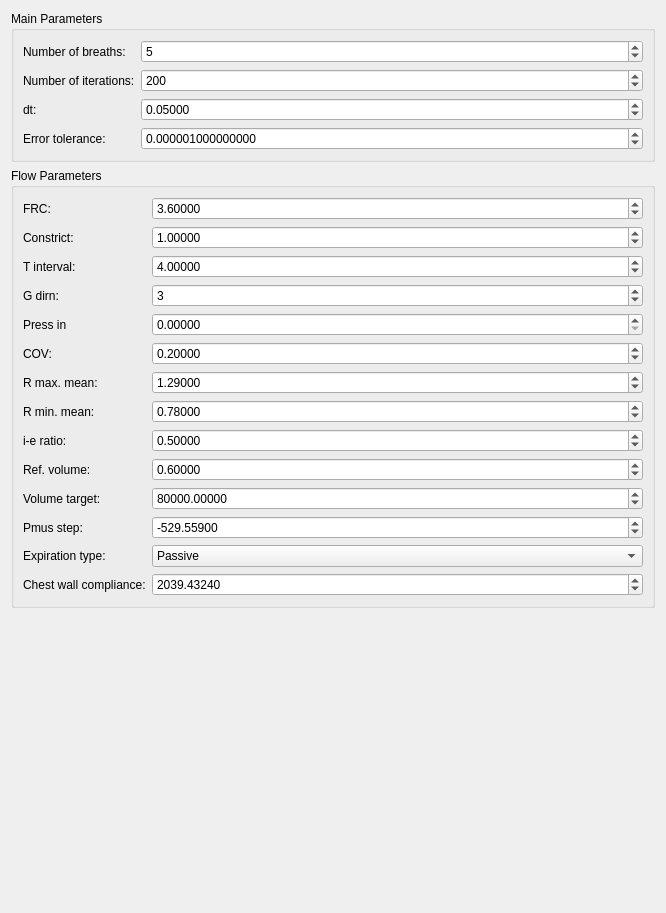
<?xml version="1.0" encoding="UTF-8"?>
<ui version="4.0">
 <class>VenitlationWidget</class>
 <widget class="QWidget" name="VenitlationWidget">
  <property name="geometry">
   <rect>
    <x>0</x>
    <y>0</y>
    <width>666</width>
    <height>913</height>
   </rect>
  </property>
  <property name="windowTitle">
   <string>Ventilation</string>
  </property>
  <layout class="QVBoxLayout" name="verticalLayout">
   <item>
    <widget class="QGroupBox" name="groupBox">
     <property name="title">
      <string>Main Parameters</string>
     </property>
     <layout class="QFormLayout" name="formLayout">
      <item row="0" column="0">
       <widget class="QLabel" name="label">
        <property name="text">
         <string>Number of breaths:</string>
        </property>
       </widget>
      </item>
      <item row="0" column="1">
       <widget class="QSpinBox" name="spinBoxNumberOfBreaths">
        <property name="minimum">
         <number>1</number>
        </property>
        <property name="value">
         <number>5</number>
        </property>
       </widget>
      </item>
      <item row="1" column="0">
       <widget class="QLabel" name="label_2">
        <property name="text">
         <string>Number of iterations:</string>
        </property>
       </widget>
      </item>
      <item row="1" column="1">
       <widget class="QSpinBox" name="spinBoxNumberOfIterations">
        <property name="minimum">
         <number>1</number>
        </property>
        <property name="maximum">
         <number>999999999</number>
        </property>
        <property name="singleStep">
         <number>100</number>
        </property>
        <property name="value">
         <number>200</number>
        </property>
       </widget>
      </item>
      <item row="2" column="0">
       <widget class="QLabel" name="label_3">
        <property name="text">
         <string>dt:</string>
        </property>
       </widget>
      </item>
      <item row="2" column="1">
       <widget class="QDoubleSpinBox" name="doubleSpinBoxTimeStep">
        <property name="decimals">
         <number>5</number>
        </property>
        <property name="maximum">
         <double>9999999.990000000223517</double>
        </property>
        <property name="singleStep">
         <double>0.010000000000000</double>
        </property>
        <property name="value">
         <double>0.050000000000000</double>
        </property>
       </widget>
      </item>
      <item row="3" column="0">
       <widget class="QLabel" name="label_4">
        <property name="text">
         <string>Error tolerance:</string>
        </property>
       </widget>
      </item>
      <item row="3" column="1">
       <widget class="QDoubleSpinBox" name="doubleSpinBoxErrorTolerance">
        <property name="decimals">
         <number>15</number>
        </property>
        <property name="maximum">
         <double>9999999.990000000223517</double>
        </property>
        <property name="singleStep">
         <double>0.000000000000000</double>
        </property>
        <property name="value">
         <double>0.000001000000000</double>
        </property>
       </widget>
      </item>
     </layout>
    </widget>
   </item>
   <item>
    <widget class="QGroupBox" name="groupBox_2">
     <property name="title">
      <string>Flow Parameters</string>
     </property>
     <layout class="QFormLayout" name="formLayout_2">
      <item row="0" column="0">
       <widget class="QLabel" name="label_5">
        <property name="text">
         <string>FRC:</string>
        </property>
       </widget>
      </item>
      <item row="0" column="1">
       <widget class="QDoubleSpinBox" name="doubleSpinBoxFRC">
        <property name="decimals">
         <number>5</number>
        </property>
        <property name="maximum">
         <double>9999999.990000000223517</double>
        </property>
        <property name="singleStep">
         <double>0.100000000000000</double>
        </property>
        <property name="value">
         <double>3.600000000000000</double>
        </property>
       </widget>
      </item>
      <item row="2" column="0">
       <widget class="QLabel" name="label_6">
        <property name="text">
         <string>Constrict:</string>
        </property>
       </widget>
      </item>
      <item row="2" column="1">
       <widget class="QDoubleSpinBox" name="doubleSpinBoxConstrict">
        <property name="decimals">
         <number>5</number>
        </property>
        <property name="maximum">
         <double>9999999.990000000223517</double>
        </property>
        <property name="singleStep">
         <double>0.100000000000000</double>
        </property>
        <property name="value">
         <double>1.000000000000000</double>
        </property>
       </widget>
      </item>
      <item row="4" column="0">
       <widget class="QLabel" name="label_7">
        <property name="text">
         <string>T interval:</string>
        </property>
       </widget>
      </item>
      <item row="4" column="1">
       <widget class="QDoubleSpinBox" name="doubleSpinBoxTInterval">
        <property name="decimals">
         <number>5</number>
        </property>
        <property name="maximum">
         <double>9999999.990000000223517</double>
        </property>
        <property name="singleStep">
         <double>0.100000000000000</double>
        </property>
        <property name="value">
         <double>4.000000000000000</double>
        </property>
       </widget>
      </item>
      <item row="6" column="0">
       <widget class="QLabel" name="label_8">
        <property name="text">
         <string>G dirn:</string>
        </property>
       </widget>
      </item>
      <item row="6" column="1">
       <widget class="QSpinBox" name="spinBoxGdirn">
        <property name="minimum">
         <number>1</number>
        </property>
        <property name="value">
         <number>3</number>
        </property>
       </widget>
      </item>
      <item row="8" column="0">
       <widget class="QLabel" name="label_9">
        <property name="text">
         <string>Press in</string>
        </property>
       </widget>
      </item>
      <item row="8" column="1">
       <widget class="QDoubleSpinBox" name="doubleSpinBoxPressIn">
        <property name="decimals">
         <number>5</number>
        </property>
        <property name="maximum">
         <double>9999999.990000000223517</double>
        </property>
        <property name="singleStep">
         <double>0.100000000000000</double>
        </property>
       </widget>
      </item>
      <item row="10" column="0">
       <widget class="QLabel" name="label_10">
        <property name="text">
         <string>COV:</string>
        </property>
       </widget>
      </item>
      <item row="10" column="1">
       <widget class="QDoubleSpinBox" name="doubleSpinBoxCOV">
        <property name="decimals">
         <number>5</number>
        </property>
        <property name="maximum">
         <double>9999999.990000000223517</double>
        </property>
        <property name="singleStep">
         <double>0.100000000000000</double>
        </property>
        <property name="value">
         <double>0.200000000000000</double>
        </property>
       </widget>
      </item>
      <item row="12" column="0">
       <widget class="QLabel" name="label_11">
        <property name="text">
         <string>R max. mean:</string>
        </property>
       </widget>
      </item>
      <item row="12" column="1">
       <widget class="QDoubleSpinBox" name="doubleSpinBoxRMaxMean">
        <property name="decimals">
         <number>5</number>
        </property>
        <property name="maximum">
         <double>9999999.990000000223517</double>
        </property>
        <property name="singleStep">
         <double>0.010000000000000</double>
        </property>
        <property name="value">
         <double>1.290000000000000</double>
        </property>
       </widget>
      </item>
      <item row="14" column="0">
       <widget class="QLabel" name="label_12">
        <property name="text">
         <string>R min. mean:</string>
        </property>
       </widget>
      </item>
      <item row="14" column="1">
       <widget class="QDoubleSpinBox" name="doubleSpinBoxRMinMean">
        <property name="decimals">
         <number>5</number>
        </property>
        <property name="maximum">
         <double>9999999.990000000223517</double>
        </property>
        <property name="singleStep">
         <double>0.010000000000000</double>
        </property>
        <property name="value">
         <double>0.780000000000000</double>
        </property>
       </widget>
      </item>
      <item row="16" column="0">
       <widget class="QLabel" name="label_13">
        <property name="text">
         <string>i-e ratio:</string>
        </property>
       </widget>
      </item>
      <item row="16" column="1">
       <widget class="QDoubleSpinBox" name="doubleSpinBoxIERatio">
        <property name="decimals">
         <number>5</number>
        </property>
        <property name="maximum">
         <double>9999999.990000000223517</double>
        </property>
        <property name="singleStep">
         <double>0.100000000000000</double>
        </property>
        <property name="value">
         <double>0.500000000000000</double>
        </property>
       </widget>
      </item>
      <item row="18" column="0">
       <widget class="QLabel" name="label_18">
        <property name="text">
         <string>Ref. volume:</string>
        </property>
       </widget>
      </item>
      <item row="18" column="1">
       <widget class="QDoubleSpinBox" name="doubleSpinBoxRefVolume">
        <property name="decimals">
         <number>5</number>
        </property>
        <property name="maximum">
         <double>9999999.990000000223517</double>
        </property>
        <property name="singleStep">
         <double>0.100000000000000</double>
        </property>
        <property name="value">
         <double>0.600000000000000</double>
        </property>
       </widget>
      </item>
      <item row="20" column="0">
       <widget class="QLabel" name="label_14">
        <property name="text">
         <string>Volume target:</string>
        </property>
       </widget>
      </item>
      <item row="20" column="1">
       <widget class="QDoubleSpinBox" name="doubleSpinBoxVolumeTarget">
        <property name="decimals">
         <number>5</number>
        </property>
        <property name="maximum">
         <double>9999999.990000000223517</double>
        </property>
        <property name="singleStep">
         <double>0.100000000000000</double>
        </property>
        <property name="value">
         <double>80000.000000000000000</double>
        </property>
       </widget>
      </item>
      <item row="22" column="0">
       <widget class="QLabel" name="label_15">
        <property name="text">
         <string>Pmus step:</string>
        </property>
       </widget>
      </item>
      <item row="22" column="1">
       <widget class="QDoubleSpinBox" name="doubleSpinBoxPMusStep">
        <property name="decimals">
         <number>5</number>
        </property>
        <property name="minimum">
         <double>-9999999.990000000223517</double>
        </property>
        <property name="maximum">
         <double>9999999.990000000223517</double>
        </property>
        <property name="singleStep">
         <double>0.100000000000000</double>
        </property>
        <property name="value">
         <double>-529.558999999999969</double>
        </property>
       </widget>
      </item>
      <item row="24" column="0">
       <widget class="QLabel" name="label_17">
        <property name="text">
         <string>Expiration type:</string>
        </property>
       </widget>
      </item>
      <item row="26" column="0">
       <widget class="QLabel" name="label_16">
        <property name="text">
         <string>Chest wall compliance:</string>
        </property>
       </widget>
      </item>
      <item row="26" column="1">
       <widget class="QDoubleSpinBox" name="doubleSpinBoxChestWallCompliance">
        <property name="decimals">
         <number>5</number>
        </property>
        <property name="maximum">
         <double>9999999.990000000223517</double>
        </property>
        <property name="singleStep">
         <double>1.000000000000000</double>
        </property>
        <property name="value">
         <double>2039.432399999999916</double>
        </property>
       </widget>
      </item>
      <item row="24" column="1">
       <widget class="QComboBox" name="comboBoxExpirationType">
        <item>
         <property name="text">
          <string>Passive</string>
         </property>
        </item>
       </widget>
      </item>
     </layout>
    </widget>
   </item>
   <item>
    <spacer name="verticalSpacer">
     <property name="orientation">
      <enum>Qt::Vertical</enum>
     </property>
     <property name="sizeHint" stdset="0">
      <size>
       <width>20</width>
       <height>40</height>
      </size>
     </property>
    </spacer>
   </item>
  </layout>
 </widget>
 <tabstops>
  <tabstop>spinBoxNumberOfBreaths</tabstop>
  <tabstop>spinBoxNumberOfIterations</tabstop>
  <tabstop>doubleSpinBoxTimeStep</tabstop>
  <tabstop>doubleSpinBoxErrorTolerance</tabstop>
  <tabstop>doubleSpinBoxFRC</tabstop>
  <tabstop>doubleSpinBoxConstrict</tabstop>
  <tabstop>doubleSpinBoxTInterval</tabstop>
  <tabstop>spinBoxGdirn</tabstop>
  <tabstop>doubleSpinBoxPressIn</tabstop>
  <tabstop>doubleSpinBoxCOV</tabstop>
  <tabstop>doubleSpinBoxRMaxMean</tabstop>
  <tabstop>doubleSpinBoxRMinMean</tabstop>
  <tabstop>doubleSpinBoxIERatio</tabstop>
  <tabstop>doubleSpinBoxRefVolume</tabstop>
  <tabstop>doubleSpinBoxVolumeTarget</tabstop>
  <tabstop>doubleSpinBoxPMusStep</tabstop>
  <tabstop>comboBoxExpirationType</tabstop>
  <tabstop>doubleSpinBoxChestWallCompliance</tabstop>
 </tabstops>
 <resources/>
 <connections/>
</ui>
